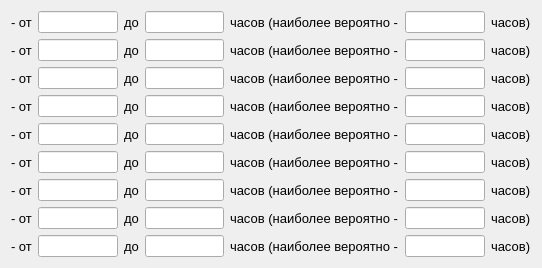
   <widget class="QWidget" name="layoutWidget">
    <property name="geometry">
     <rect>
      <x>293</x>
      <y>280</y>
      <width>542</width>
      <height>248</height>
     </rect>
    </property>
    <layout class="QGridLayout" name="gridLayout">
     <item row="0" column="0">
      <widget class="QLabel" name="label_25">
       <property name="font">
        <font>
         <pointsize>10</pointsize>
        </font>
       </property>
       <property name="text">
        <string>- от</string>
       </property>
      </widget>
     </item>
     <item row="0" column="1">
      <widget class="QLineEdit" name="O2"/>
     </item>
     <item row="0" column="2">
      <widget class="QLabel" name="label_42">
       <property name="font">
        <font>
         <pointsize>10</pointsize>
        </font>
       </property>
       <property name="text">
        <string>до</string>
       </property>
      </widget>
     </item>
     <item row="0" column="3">
      <widget class="QLineEdit" name="P2"/>
     </item>
     <item row="0" column="4">
      <widget class="QLabel" name="label_52">
       <property name="font">
        <font>
         <pointsize>10</pointsize>
        </font>
       </property>
       <property name="text">
        <string>часов (наиболее вероятно -</string>
       </property>
      </widget>
     </item>
     <item row="0" column="5">
      <widget class="QLineEdit" name="M2"/>
     </item>
     <item row="0" column="6">
      <widget class="QLabel" name="label_55">
       <property name="font">
        <font>
         <pointsize>10</pointsize>
        </font>
       </property>
       <property name="text">
        <string>часов)</string>
       </property>
      </widget>
     </item>
     <item row="1" column="0">
      <widget class="QLabel" name="label_26">
       <property name="font">
        <font>
         <pointsize>10</pointsize>
        </font>
       </property>
       <property name="text">
        <string>- от</string>
       </property>
      </widget>
     </item>
     <item row="1" column="1">
      <widget class="QLineEdit" name="O3"/>
     </item>
     <item row="1" column="2">
      <widget class="QLabel" name="label_41">
       <property name="font">
        <font>
         <pointsize>10</pointsize>
        </font>
       </property>
       <property name="text">
        <string>до</string>
       </property>
      </widget>
     </item>
     <item row="1" column="3">
      <widget class="QLineEdit" name="P3"/>
     </item>
     <item row="1" column="4">
      <widget class="QLabel" name="label_46">
       <property name="font">
        <font>
         <pointsize>10</pointsize>
        </font>
       </property>
       <property name="text">
        <string>часов (наиболее вероятно -</string>
       </property>
      </widget>
     </item>
     <item row="1" column="5">
      <widget class="QLineEdit" name="M3"/>
     </item>
     <item row="1" column="6">
      <widget class="QLabel" name="label_56">
       <property name="font">
        <font>
         <pointsize>10</pointsize>
        </font>
       </property>
       <property name="text">
        <string>часов)</string>
       </property>
      </widget>
     </item>
     <item row="2" column="0">
      <widget class="QLabel" name="label_27">
       <property name="font">
        <font>
         <pointsize>10</pointsize>
        </font>
       </property>
       <property name="text">
        <string>- от</string>
       </property>
      </widget>
     </item>
     <item row="2" column="1">
      <widget class="QLineEdit" name="O4"/>
     </item>
     <item row="2" column="2">
      <widget class="QLabel" name="label_40">
       <property name="font">
        <font>
         <pointsize>10</pointsize>
        </font>
       </property>
       <property name="text">
        <string>до</string>
       </property>
      </widget>
     </item>
     <item row="2" column="3">
      <widget class="QLineEdit" name="P4"/>
     </item>
     <item row="2" column="4">
      <widget class="QLabel" name="label_51">
       <property name="font">
        <font>
         <pointsize>10</pointsize>
        </font>
       </property>
       <property name="text">
        <string>часов (наиболее вероятно -</string>
       </property>
      </widget>
     </item>
     <item row="2" column="5">
      <widget class="QLineEdit" name="M4"/>
     </item>
     <item row="2" column="6">
      <widget class="QLabel" name="label_57">
       <property name="font">
        <font>
         <pointsize>10</pointsize>
        </font>
       </property>
       <property name="text">
        <string>часов)</string>
       </property>
      </widget>
     </item>
     <item row="3" column="0">
      <widget class="QLabel" name="label_28">
       <property name="font">
        <font>
         <pointsize>10</pointsize>
        </font>
       </property>
       <property name="text">
        <string>- от</string>
       </property>
      </widget>
     </item>
     <item row="3" column="1">
      <widget class="QLineEdit" name="O5"/>
     </item>
     <item row="3" column="2">
      <widget class="QLabel" name="label_39">
       <property name="font">
        <font>
         <pointsize>10</pointsize>
        </font>
       </property>
       <property name="text">
        <string>до</string>
       </property>
      </widget>
     </item>
     <item row="3" column="3">
      <widget class="QLineEdit" name="P5"/>
     </item>
     <item row="3" column="4">
      <widget class="QLabel" name="label_53">
       <property name="font">
        <font>
         <pointsize>10</pointsize>
        </font>
       </property>
       <property name="text">
        <string>часов (наиболее вероятно -</string>
       </property>
      </widget>
     </item>
     <item row="3" column="5">
      <widget class="QLineEdit" name="M5"/>
     </item>
     <item row="3" column="6">
      <widget class="QLabel" name="label_58">
       <property name="font">
        <font>
         <pointsize>10</pointsize>
        </font>
       </property>
       <property name="text">
        <string>часов)</string>
       </property>
      </widget>
     </item>
     <item row="4" column="0">
      <widget class="QLabel" name="label_29">
       <property name="font">
        <font>
         <pointsize>10</pointsize>
        </font>
       </property>
       <property name="text">
        <string>- от</string>
       </property>
      </widget>
     </item>
     <item row="4" column="1">
      <widget class="QLineEdit" name="O6"/>
     </item>
     <item row="4" column="2">
      <widget class="QLabel" name="label_38">
       <property name="font">
        <font>
         <pointsize>10</pointsize>
        </font>
       </property>
       <property name="text">
        <string>до</string>
       </property>
      </widget>
     </item>
     <item row="4" column="3">
      <widget class="QLineEdit" name="P6"/>
     </item>
     <item row="4" column="4">
      <widget class="QLabel" name="label_49">
       <property name="font">
        <font>
         <pointsize>10</pointsize>
        </font>
       </property>
       <property name="text">
        <string>часов (наиболее вероятно -</string>
       </property>
      </widget>
     </item>
     <item row="4" column="5">
      <widget class="QLineEdit" name="M6"/>
     </item>
     <item row="4" column="6">
      <widget class="QLabel" name="label_59">
       <property name="font">
        <font>
         <pointsize>10</pointsize>
        </font>
       </property>
       <property name="text">
        <string>часов)</string>
       </property>
      </widget>
     </item>
     <item row="5" column="0">
      <widget class="QLabel" name="label_30">
       <property name="font">
        <font>
         <pointsize>10</pointsize>
        </font>
       </property>
       <property name="text">
        <string>- от</string>
       </property>
      </widget>
     </item>
     <item row="5" column="1">
      <widget class="QLineEdit" name="O7"/>
     </item>
     <item row="5" column="2">
      <widget class="QLabel" name="label_37">
       <property name="font">
        <font>
         <pointsize>10</pointsize>
        </font>
       </property>
       <property name="text">
        <string>до</string>
       </property>
      </widget>
     </item>
     <item row="5" column="3">
      <widget class="QLineEdit" name="P7"/>
     </item>
     <item row="5" column="4">
      <widget class="QLabel" name="label_48">
       <property name="font">
        <font>
         <pointsize>10</pointsize>
        </font>
       </property>
       <property name="text">
        <string>часов (наиболее вероятно -</string>
       </property>
      </widget>
     </item>
     <item row="5" column="5">
      <widget class="QLineEdit" name="M7"/>
     </item>
     <item row="5" column="6">
      <widget class="QLabel" name="label_60">
       <property name="font">
        <font>
         <pointsize>10</pointsize>
        </font>
       </property>
       <property name="text">
        <string>часов)</string>
       </property>
      </widget>
     </item>
     <item row="6" column="0">
      <widget class="QLabel" name="label_31">
       <property name="font">
        <font>
         <pointsize>10</pointsize>
        </font>
       </property>
       <property name="text">
        <string>- от</string>
       </property>
      </widget>
     </item>
     <item row="6" column="1">
      <widget class="QLineEdit" name="O8"/>
     </item>
     <item row="6" column="2">
      <widget class="QLabel" name="label_36">
       <property name="font">
        <font>
         <pointsize>10</pointsize>
        </font>
       </property>
       <property name="text">
        <string>до</string>
       </property>
      </widget>
     </item>
     <item row="6" column="3">
      <widget class="QLineEdit" name="P8"/>
     </item>
     <item row="6" column="4">
      <widget class="QLabel" name="label_45">
       <property name="font">
        <font>
         <pointsize>10</pointsize>
        </font>
       </property>
       <property name="text">
        <string>часов (наиболее вероятно -</string>
       </property>
      </widget>
     </item>
     <item row="6" column="5">
      <widget class="QLineEdit" name="M8"/>
     </item>
     <item row="6" column="6">
      <widget class="QLabel" name="label_61">
       <property name="font">
        <font>
         <pointsize>10</pointsize>
        </font>
       </property>
       <property name="text">
        <string>часов)</string>
       </property>
      </widget>
     </item>
     <item row="7" column="0">
      <widget class="QLabel" name="label_32">
       <property name="font">
        <font>
         <pointsize>10</pointsize>
        </font>
       </property>
       <property name="text">
        <string>- от</string>
       </property>
      </widget>
     </item>
     <item row="7" column="1">
      <widget class="QLineEdit" name="O9"/>
     </item>
     <item row="7" column="2">
      <widget class="QLabel" name="label_35">
       <property name="font">
        <font>
         <pointsize>10</pointsize>
        </font>
       </property>
       <property name="text">
        <string>до</string>
       </property>
      </widget>
     </item>
     <item row="7" column="3">
      <widget class="QLineEdit" name="P9"/>
     </item>
     <item row="7" column="4">
      <widget class="QLabel" name="label_50">
       <property name="font">
        <font>
         <pointsize>10</pointsize>
        </font>
       </property>
       <property name="text">
        <string>часов (наиболее вероятно -</string>
       </property>
      </widget>
     </item>
     <item row="7" column="5">
      <widget class="QLineEdit" name="M9"/>
     </item>
     <item row="7" column="6">
      <widget class="QLabel" name="label_62">
       <property name="font">
        <font>
         <pointsize>10</pointsize>
        </font>
       </property>
       <property name="text">
        <string>часов)</string>
       </property>
      </widget>
     </item>
     <item row="8" column="0">
      <widget class="QLabel" name="label_33">
       <property name="font">
        <font>
         <pointsize>10</pointsize>
        </font>
       </property>
       <property name="text">
        <string>- от</string>
       </property>
      </widget>
     </item>
     <item row="8" column="1">
      <widget class="QLineEdit" name="O10"/>
     </item>
     <item row="8" column="2">
      <widget class="QLabel" name="label_34">
       <property name="font">
        <font>
         <pointsize>10</pointsize>
        </font>
       </property>
       <property name="text">
        <string>до</string>
       </property>
      </widget>
     </item>
     <item row="8" column="3">
      <widget class="QLineEdit" name="P10"/>
     </item>
     <item row="8" column="4">
      <widget class="QLabel" name="label_47">
       <property name="font">
        <font>
         <pointsize>10</pointsize>
        </font>
       </property>
       <property name="text">
        <string>часов (наиболее вероятно -</string>
       </property>
      </widget>
     </item>
     <item row="8" column="5">
      <widget class="QLineEdit" name="M10"/>
     </item>
     <item row="8" column="6">
      <widget class="QLabel" name="label_63">
       <property name="font">
        <font>
         <pointsize>10</pointsize>
        </font>
       </property>
       <property name="text">
        <string>часов)</string>
       </property>
      </widget>
     </item>
    </layout>
   </widget>
